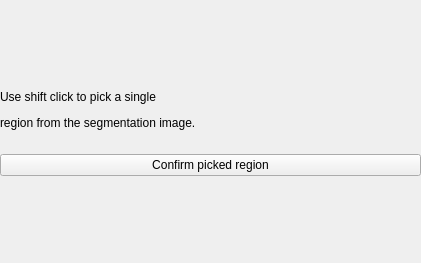
<?xml version="1.0" encoding="UTF-8"?>
<ui version="4.0">
 <class>QmitkPickingToolGUIControls</class>
 <widget class="QWidget" name="QmitkPickingToolGUIControls">
  <property name="geometry">
   <rect>
    <x>0</x>
    <y>0</y>
    <width>421</width>
    <height>263</height>
   </rect>
  </property>
  <property name="sizePolicy">
   <sizepolicy hsizetype="Ignored" vsizetype="Minimum">
    <horstretch>0</horstretch>
    <verstretch>0</verstretch>
   </sizepolicy>
  </property>
  <property name="minimumSize">
   <size>
    <width>0</width>
    <height>0</height>
   </size>
  </property>
  <property name="windowTitle">
   <string>QmitkPickingToolGUIControls</string>
  </property>
  <property name="toolTip">
   <string>Confirm all previous contour.</string>
  </property>
  <layout class="QVBoxLayout" name="verticalLayout">
   <property name="margin">
    <number>0</number>
   </property>
   <item>
    <layout class="QVBoxLayout" name="verticalLayout_2">
     <item>
      <widget class="QLabel" name="label">
       <property name="maximumSize">
        <size>
         <width>16777215</width>
         <height>20</height>
        </size>
       </property>
       <property name="text">
        <string>Use shift click to pick a single</string>
       </property>
      </widget>
     </item>
     <item>
      <widget class="QLabel" name="label_2">
       <property name="maximumSize">
        <size>
         <width>16777215</width>
         <height>20</height>
        </size>
       </property>
       <property name="text">
        <string>region from the segmentation image.</string>
       </property>
      </widget>
     </item>
     <item>
      <spacer name="verticalSpacer_2">
       <property name="orientation">
        <enum>Qt::Vertical</enum>
       </property>
       <property name="sizeType">
        <enum>QSizePolicy::Fixed</enum>
       </property>
       <property name="sizeHint" stdset="0">
        <size>
         <width>20</width>
         <height>15</height>
        </size>
       </property>
      </spacer>
     </item>
     <item>
      <widget class="QPushButton" name="m_ConfirmButton">
       <property name="text">
        <string>Confirm picked region</string>
       </property>
      </widget>
     </item>
    </layout>
   </item>
  </layout>
 </widget>
 <layoutdefault spacing="6" margin="11"/>
 <resources/>
 <connections/>
</ui>
